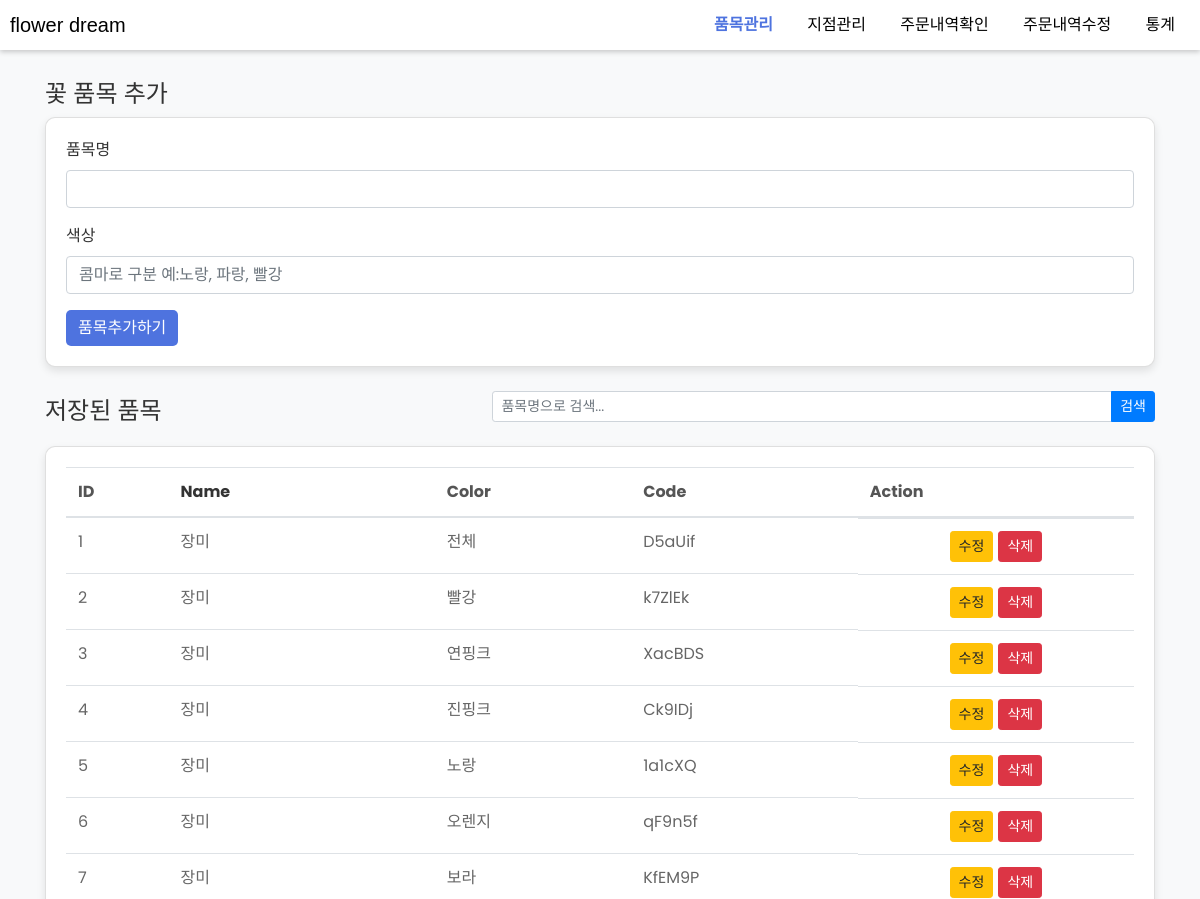
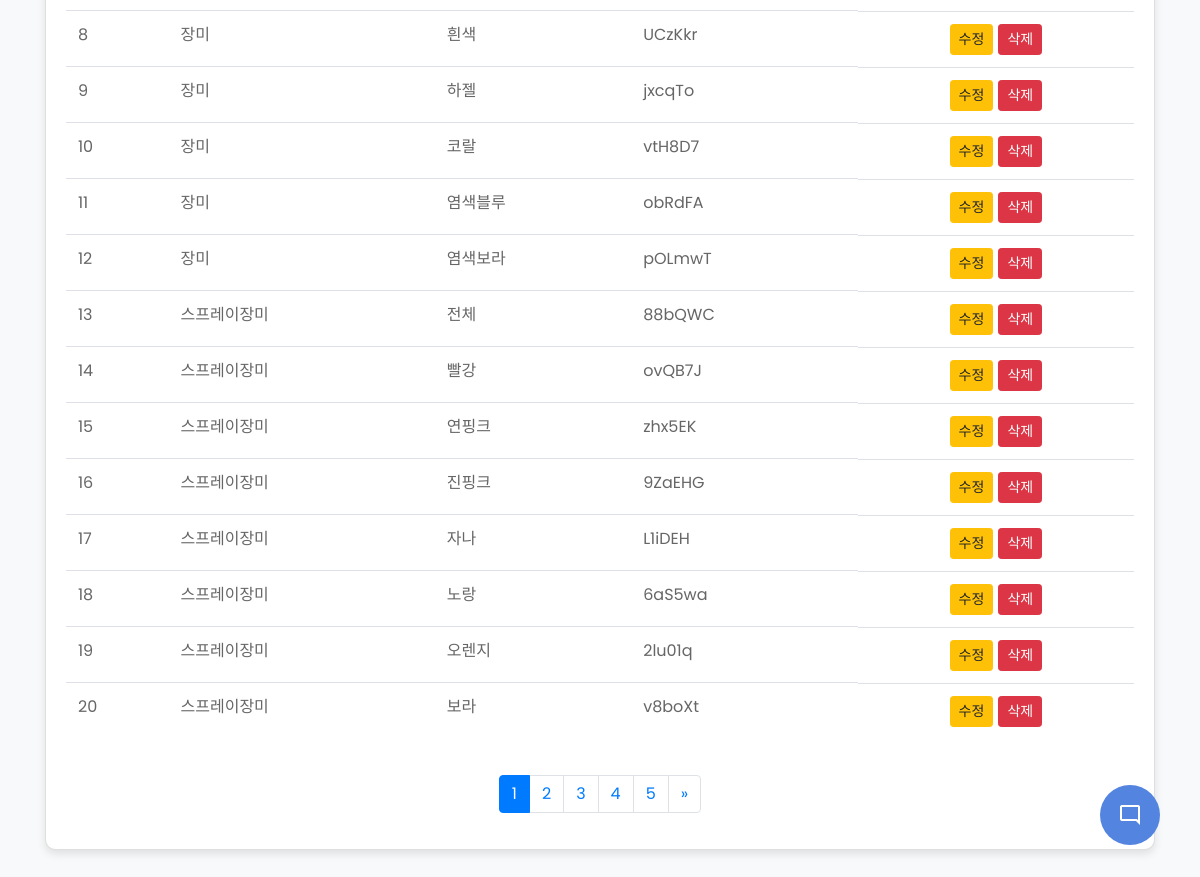
Page /products on the committed database (2 pictures, top to bottom).
### tables this page shows
CREATE TABLE products (
            id INTEGER PRIMARY KEY,
            name TEXT NOT NULL,
            color TEXT NOT NULL,
            code TEXT NOT NULL
        );

### blueprints/products.py (the view)
@products_blueprint.route('/products', methods=['GET', 'POST'])
def products():
    db = get_db()
    cur = db.cursor()
    sort_query = request.args.get('sort', 'id')
    filter_query = request.args.get('filter', '')  # 필터 적용을 위해 filter_query를 추가
    if sort_query == 'name desc':
        sort_query = 'name DESC'
    elif sort_query == 'name':
        sort_query = 'name ASC'
    page = request.args.get('page', 1, type=int)
    per_page = 20
    offset = (page - 1) * per_page
    if filter_query:
        cur.execute(f"SELECT * FROM products WHERE name LIKE ? ORDER BY {sort_query} LIMIT ? OFFSET ?", ('%' + filter_query + '%', per_page, offset))
    else:
        cur.execute(f"SELECT * FROM products ORDER BY {sort_query} LIMIT ? OFFSET ?", (per_page, offset))
    products = cur.fetchall()
    if request.method == 'POST':
        if 'delete' in request.form:
            product_id = request.form['delete']
            cur.execute("DELETE FROM products WHERE id = ?", (product_id,))
            db.commit()
        elif 'product_name' in request.form and 'options' in request.form:
            product_name = request.form['product_name']
            options = request.form['options'].split(',')
            for option in options:
                option = option.strip()
                if option:
                    product_code = generate_code(6)
                    cur.execute("INSERT INTO products (name, color, code) VALUES (?, ?, ?)", (product_name, option, product_code))
                    db.commit()
        return redirect(url_for('products.products'))
    else:
        cur.execute("SELECT COUNT(*) FROM products WHERE name LIKE ?", ('%' + filter_query + '%',))
        total = cur.fetchone()[0]
        total_pages = (total + per_page - 1) // per_page
        return render_template('products.html',
                               products=products,
                               page=page,
                               total_pages=total_pages,
                               current_sort=sort_query,
                               filter_query=filter_query)  # 필터링 적용된 쿼리를 템플릿으로 전달

### blueprints/func.py (called while the page is built)
def get_db():
    if 'db' not in g:
        g.db = sqlite3.connect(DATABASE)
        g.db.row_factory = sqlite3.Row
    return g.db

### templates/products.html (shortened to what this page needs)
{% extends "base.html" %}
{% block content %}
<div class="container" style="min-height: 100vh; padding-top: 80px; padding-bottom: 30px;">
    <h1 style="font-size: 24px; color: #333;">꽃 품목 추가</h1>
    <div class="card" style="background-color: #ffffff; border-radius: 10px; box-shadow: 0 4px 8px rgba(0,0,0,0.1); margin-bottom: 20px; padding: 20px;">
        <form method="post">
            <div class="form-group">
                <label for="product_name" style="color: #333;">품목명</label>
                <input type="text" class="form-control" id="product_name" name="product_name" required>
            </div>
            <div class="form-group">
                <label for="options" style="color: #333;">색상</label>
                <input type="text" class="form-control" id="options" name="options" placeholder="콤마로 구분 예:노랑, 파랑, 빨강" required>
            </div>
            <button type="submit" class="btn btn-primary" style="background-color: #4e73df; border: none; border-radius: 5px;">품목추가하기</button>
        </form>
    </div>
    <div class="d-flex flex-row align-items-center" style="margin-bottom: 20px;">
        <div class="flex-grow-1">
            <h2 style="font-size: 24px; color: #333; padding-top: 10px; margin-bottom: 0;">저장된 품목</h2>
        </div>
        <div class="flex-grow-1 d-flex flex-row justify-content-end">
            <form method="get" class="form-inline" style="width: 100%;">
                <div class="input-group input-group-sm" style="flex-grow: 1;">
                    <input type="text" class="form-control" id="filter" name="filter" placeholder="품목명으로 검색..." style="flex-grow: 1;">
                    <div class="input-group-append">
                        <button type="submit" class="btn btn-primary">검색</button>
                    </div>
                </div>
            </form>
        </div>
    </div>
    <div class="card" style="background-color: #ffffff; border-radius: 10px; box-shadow: 0 4px 8px rgba(0,0,0,0.1); padding: 20px;">
        <table class="table" style="color: #666;">
            <thead style="color: #555; border-bottom: 2px solid #eee;">
                <tr>
                    <th>ID</th>
                    <th><a href="javascript:void(0)" onclick="toggleSortOrder()" style="color: #333;">Name</a></th>
                    <th>Color</th>
                    <th>Code</th>
                    <th>Action</th>
                </tr>
            </thead>
            <tbody>
                {% for product in products %}
                <tr id="row_{{ product['id'] }}">
                    <td>{{ product['id'] }}</td>
                    <td id="name_{{ product['id'] }}">{{ product['name'] }}</td>
                    <td id="color_{{ product['id'] }}">{{ product['color'] }}</td>
                    <td>{{ product['code'] }}</td>
                    <td id="action_{{ product['id'] }}" class="d-flex justify-content-center">
                        <button onclick="editProduct({{ product['id'] }})" class="btn btn-warning btn-sm" style="margin-right: 5px;">수정</button>
                        <form method="post" style="display: inline;">
                            <button type="submit" class="btn btn-danger btn-sm">삭제</button>
                        </form>
                    </td>
                </tr>
                {% endfor %}
            </tbody>
        </table>
        <nav aria-label="Page navigation example" style="margin-top: 20px;">
            <ul class="pagination justify-content-center">
                {% set start_page = page - 2 if page - 2 > 0 else 1 %}
                {% set end_page = start_page + 4 if start_page + 4 <= total_pages else total_pages %}
                {% for i in range(start_page, end_page + 1) %}
                    <li class="page-item {% if i == page %}active{% endif %}"><a class="page-link" href="{{ url_for('products.products', sort=current_sort, page=i) }}">{{ i }}</a></li>
                {% endfor %}
                {% if page < total_pages %}
                    <li class="page-item"><a class="page-link" href="{{ url_for('products.products', sort=current_sort, page=page+1) }}">&raquo;</a></li>
                {% endif %}
            </ul>
        </nav>
    </div>
</div>
{% endblock %}

### static/css/chatbot.css (style rules this page uses)
* { margin: 0; padding: 0; box-sizing: border-box; font-family: "Poppins", sans-serif ; }
body { background: #e3f2fd; }

### static/css/custom-navbar.css (style rules this page uses)
body, html { margin: 0; padding: 0; font-family: Arial, sans-serif; background-color: rgb(192, 88, 88); }

### rows in the picture
products: id "1", name "장미", color "전체", code "D5aUif"
products: id "2", name "장미", color "빨강", code "k7ZlEk"
products: id "3", name "장미", color "연핑크", code "XacBDS"
products: id "4", name "장미", color "진핑크", code "Ck9IDj"
products: id "5", name "장미", color "노랑", code "1a1cXQ"
products: id "6", name "장미", color "오렌지", code "qF9n5f"
products: id "7", name "장미", color "보라", code "KfEM9P"
products: id "8", name "장미", color "흰색", code "UCzKkr"
products: id "9", name "장미", color "하젤", code "jxcqTo"
products: id "10", name "장미", color "코랄", code "vtH8D7"
products: id "11", name "장미", color "염색블루", code "obRdFA"
products: id "12", name "장미", color "염색보라", code "pOLmwT"
products: id "13", name "스프레이장미", color "전체", code "88bQWC"
products: id "14", name "스프레이장미", color "빨강", code "ovQB7J"
products: id "15", name "스프레이장미", color "연핑크", code "zhx5EK"
products: id "16", name "스프레이장미", color "진핑크", code "9ZaEHG"
products: id "17", name "스프레이장미", color "자나", code "L1iDEH"
products: id "18", name "스프레이장미", color "노랑", code "6aS5wa"
products: id "19", name "스프레이장미", color "오렌지", code "2lu01q"
products: id "20", name "스프레이장미", color "보라", code "v8boXt"

### other values in the picture
{{ i }} "1" "2" "3" "4" "5"
